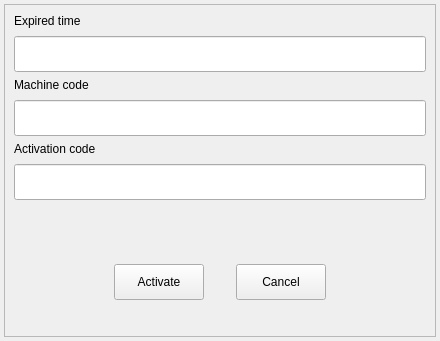
<?xml version="1.0" encoding="UTF-8"?>
<ui version="4.0">
 <class>Activation</class>
 <widget class="QWidget" name="Activation">
  <property name="geometry">
   <rect>
    <x>0</x>
    <y>0</y>
    <width>440</width>
    <height>341</height>
   </rect>
  </property>
  <property name="minimumSize">
   <size>
    <width>440</width>
    <height>341</height>
   </size>
  </property>
  <property name="maximumSize">
   <size>
    <width>440</width>
    <height>341</height>
   </size>
  </property>
  <property name="windowTitle">
   <string>Form</string>
  </property>
  <layout class="QVBoxLayout" name="verticalLayout">
   <property name="leftMargin">
    <number>4</number>
   </property>
   <property name="topMargin">
    <number>4</number>
   </property>
   <property name="rightMargin">
    <number>4</number>
   </property>
   <property name="bottomMargin">
    <number>4</number>
   </property>
   <item>
    <widget class="QFrame" name="m_frame">
     <property name="frameShape">
      <enum>QFrame::StyledPanel</enum>
     </property>
     <property name="frameShadow">
      <enum>QFrame::Raised</enum>
     </property>
     <layout class="QVBoxLayout" name="verticalLayout_4">
      <property name="bottomMargin">
       <number>36</number>
      </property>
      <item>
       <widget class="QWidget" name="m_timeWidget" native="true">
        <layout class="QVBoxLayout" name="m_timeLayout">
         <property name="spacing">
          <number>8</number>
         </property>
         <property name="leftMargin">
          <number>0</number>
         </property>
         <property name="topMargin">
          <number>0</number>
         </property>
         <property name="rightMargin">
          <number>0</number>
         </property>
         <property name="bottomMargin">
          <number>0</number>
         </property>
         <item>
          <widget class="QLabel" name="label">
           <property name="text">
            <string>Expired time</string>
           </property>
          </widget>
         </item>
         <item>
          <widget class="QLineEdit" name="m_expired_time">
           <property name="minimumSize">
            <size>
             <width>0</width>
             <height>36</height>
            </size>
           </property>
           <property name="maximumSize">
            <size>
             <width>16777215</width>
             <height>36</height>
            </size>
           </property>
          </widget>
         </item>
        </layout>
       </widget>
      </item>
      <item>
       <layout class="QVBoxLayout" name="verticalLayout_2">
        <property name="spacing">
         <number>8</number>
        </property>
        <item>
         <widget class="QLabel" name="label_2">
          <property name="text">
           <string>Machine code</string>
          </property>
         </widget>
        </item>
        <item>
         <widget class="QLineEdit" name="m_machine_code">
          <property name="minimumSize">
           <size>
            <width>0</width>
            <height>36</height>
           </size>
          </property>
          <property name="maximumSize">
           <size>
            <width>16777215</width>
            <height>36</height>
           </size>
          </property>
         </widget>
        </item>
       </layout>
      </item>
      <item>
       <layout class="QVBoxLayout" name="verticalLayout_3">
        <property name="spacing">
         <number>8</number>
        </property>
        <item>
         <widget class="QLabel" name="label_3">
          <property name="text">
           <string>Activation code</string>
          </property>
         </widget>
        </item>
        <item>
         <widget class="QLineEdit" name="m_activation_code">
          <property name="minimumSize">
           <size>
            <width>0</width>
            <height>36</height>
           </size>
          </property>
          <property name="maximumSize">
           <size>
            <width>16777215</width>
            <height>36</height>
           </size>
          </property>
         </widget>
        </item>
       </layout>
      </item>
      <item>
       <spacer name="verticalSpacer">
        <property name="orientation">
         <enum>Qt::Vertical</enum>
        </property>
        <property name="sizeHint" stdset="0">
         <size>
          <width>20</width>
          <height>40</height>
         </size>
        </property>
       </spacer>
      </item>
      <item>
       <layout class="QHBoxLayout" name="horizontalLayout">
        <property name="spacing">
         <number>32</number>
        </property>
        <property name="topMargin">
         <number>8</number>
        </property>
        <item>
         <spacer name="horizontalSpacer">
          <property name="orientation">
           <enum>Qt::Horizontal</enum>
          </property>
          <property name="sizeHint" stdset="0">
           <size>
            <width>40</width>
            <height>20</height>
           </size>
          </property>
         </spacer>
        </item>
        <item>
         <widget class="QPushButton" name="m_activate">
          <property name="minimumSize">
           <size>
            <width>90</width>
            <height>36</height>
           </size>
          </property>
          <property name="maximumSize">
           <size>
            <width>90</width>
            <height>36</height>
           </size>
          </property>
          <property name="text">
           <string>Activate</string>
          </property>
          <property name="okStyle" stdset="0">
           <bool>true</bool>
          </property>
         </widget>
        </item>
        <item>
         <widget class="QPushButton" name="m_cancel">
          <property name="minimumSize">
           <size>
            <width>90</width>
            <height>36</height>
           </size>
          </property>
          <property name="maximumSize">
           <size>
            <width>90</width>
            <height>36</height>
           </size>
          </property>
          <property name="text">
           <string>Cancel</string>
          </property>
         </widget>
        </item>
        <item>
         <spacer name="horizontalSpacer_2">
          <property name="orientation">
           <enum>Qt::Horizontal</enum>
          </property>
          <property name="sizeHint" stdset="0">
           <size>
            <width>40</width>
            <height>20</height>
           </size>
          </property>
         </spacer>
        </item>
       </layout>
      </item>
     </layout>
    </widget>
   </item>
  </layout>
 </widget>
 <resources/>
 <connections/>
</ui>
